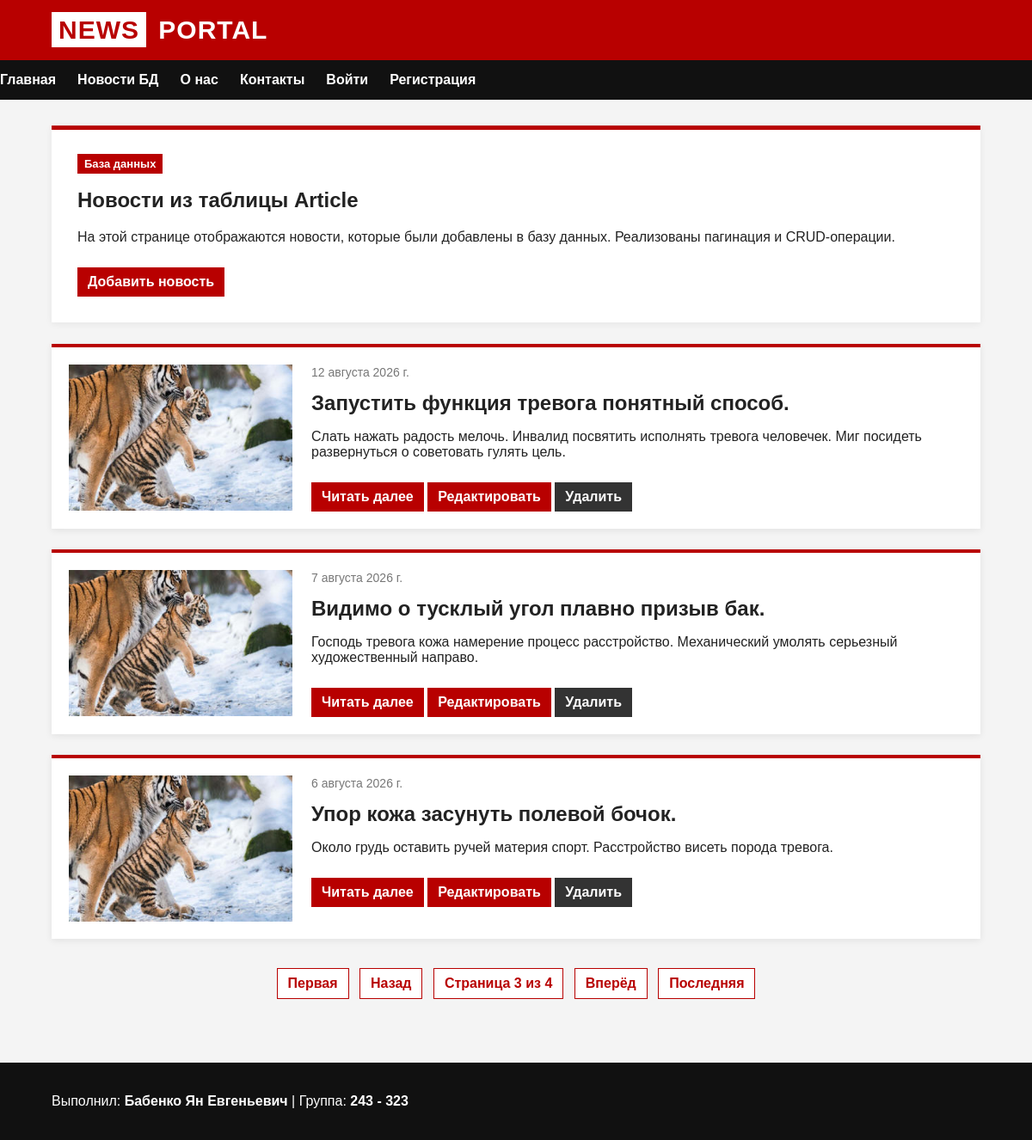
Page /articles/?page=3 on the committed database.
### pages/models.py (models this page shows, shortened)
class Article(models.Model):
    title = models.CharField(
        max_length=255,
        verbose_name='Название новости'
    )
    short_description = models.TextField(
        verbose_name='Краткое описание'
    )
    description = models.TextField(
        verbose_name='Полное описание'
    )
    preview_image = models.CharField(
        max_length=255,
        verbose_name='Изображение-превью'
    )
    full_image = models.CharField(
        max_length=255,
        verbose_name='Полное изображение'
    )
    published_at = models.DateField(
        verbose_name='Дата публикации'
    )
    created_at = models.DateTimeField(
        auto_now_add=True,
        verbose_name='Дата создания'
    )
    updated_at = models.DateTimeField(
        auto_now=True,
        verbose_name='Дата обновления'
    )

### pages/article_controller.py (the view)
# urls.py: path('articles/', ArticleController.index, name='articles'),
    @staticmethod
    def index(request):
        articles = Article.objects.all().order_by('-published_at')
        paginator = Paginator(articles, 3)
        page_number = request.GET.get('page')
        page_obj = paginator.get_page(page_number)
        return render(request, 'articles/index.html', {
            'page_obj': page_obj
        })

### pages/templates/articles/index.html (shortened to what this page needs)
{% extends 'base.html' %}
{% load static %}
{% block content %}
<section class="hero">
    <span class="tag">База данных</span>
    <h1>Новости из таблицы Article</h1>
    <p>
        На этой странице отображаются новости, которые были добавлены
        в базу данных. Реализованы пагинация и CRUD-операции.
    </p>
    <a href="{% url 'article_create' %}" class="read-more">
        Добавить новость
    </a>
</section>
<section class="news-list">
    {% for article in page_obj %}
        <article class="json-news-card">
            <img
                src="{% static 'images/'|add:article.preview_image %}"
                alt="{{ article.title }}"
                class="preview-image"
            >
            <div class="json-news-content">
                <span class="date">
                    {{ article.published_at }}
                </span>
                <h2>
                    {{ article.title }}
                </h2>
                <p>
                    {{ article.short_description }}
                </p>
                <a href="{% url 'article_show' article.id %}" class="read-more">
                    Читать далее
                </a>
                <a href="{% url 'article_edit' article.id %}" class="read-more">
                    Редактировать
                </a>
                <a href="{% url 'article_delete' article.id %}" class="delete-link">
                    Удалить
                </a>
            </div>
        </article>
    {% empty %}
        <div class="text-card">
            <p>
                В базе данных пока нет новостей.
            </p>
        </div>
    {% endfor %}
</section>
{% if page_obj.has_other_pages %}
    <div class="pagination">
        {% if page_obj.has_previous %}
            <a href="?page=1">Первая</a>
            <a href="?page={{ page_obj.previous_page_number }}">Назад</a>
        {% endif %}
        <span>
            Страница {{ page_obj.number }} из {{ page_obj.paginator.num_pages }}
        </span>
        {% if page_obj.has_next %}
            <a href="?page={{ page_obj.next_page_number }}">Вперёд</a>
            <a href="?page={{ page_obj.paginator.num_pages }}">Последняя</a>
        {% endif %}
    </div>
{% endif %}
{% endblock %}

### pages/static/css/style.css (style rules this page uses)
body { margin: 0; font-family: Arial, sans-serif; background: #f4f4f4; color: #222; }
.hero { background: white; padding: 30px; border-top: 5px solid #b80000; box-shadow: 0 2px 8px rgba(0, 0, 0, 0.06); }
.tag { background: #b80000; color: white; padding: 4px 8px; font-size: 13px; font-weight: bold; }
.news-list { display: flex; flex-direction: column; gap: 24px; margin-top: 25px; }
.json-news-card { display: grid; grid-template-columns: 260px 1fr; gap: 22px; align-items: start; background: white; padding: 20px; border-top: 4px solid #b80000; box-shadow: 0 2px 8px rgba(0, 0, 0, 0.08); }
.preview-image { width: 260px; height: 170px; object-fit: cover; display: block; }
.json-news-content h2 { margin-top: 6px; margin-bottom: 10px; font-size: 24px; }
.date { display: inline-block; color: #777; font-size: 14px; margin-bottom: 8px; }
.read-more, .back-link { display: inline-block; margin-top: 10px; background: #b80000; color: white; text-decoration: none; padding: 8px 12px; font-weight: bold; }
img.preview-image { width: 260px !important; height: 170px !important; object-fit: cover !important; }
.pagination { margin-top: 30px; text-align: center; }
.pagination a, .pagination span { display: inline-block; margin: 4px; padding: 8px 12px; background: white; color: #b80000; border: 1px solid #b80000; text-decoration: none; font-weight: bold; }
.delete-link { display: inline-block; margin-top: 10px; background: #333; color: white; text-decoration: none; padding: 8px 12px; font-weight: bold; }

### rows in the picture
Article: preview_image (picture), published_at "12 августа 2026 г.", title "Запустить функция тревога понятный способ.", short_description "Слать нажать радость мелочь. Инвалид посвятить исполнять тревога человечек. Миг посидеть развернуться о советовать гулять цель."
Article: preview_image (picture), published_at "7 августа 2026 г.", title "Видимо о тусклый угол плавно призыв бак.", short_description "Господь тревога кожа намерение процесс расстройство. Механический умолять серьезный художественный направо."
Article: preview_image (picture), published_at "6 августа 2026 г.", title "Упор кожа засунуть полевой бочок.", short_description "Около грудь оставить ручей материя спорт. Расстройство висеть порода тревога."

### other values in the picture
{{ page_obj.number }} "3"
{{ page_obj.paginator.num_pages }} "4"
